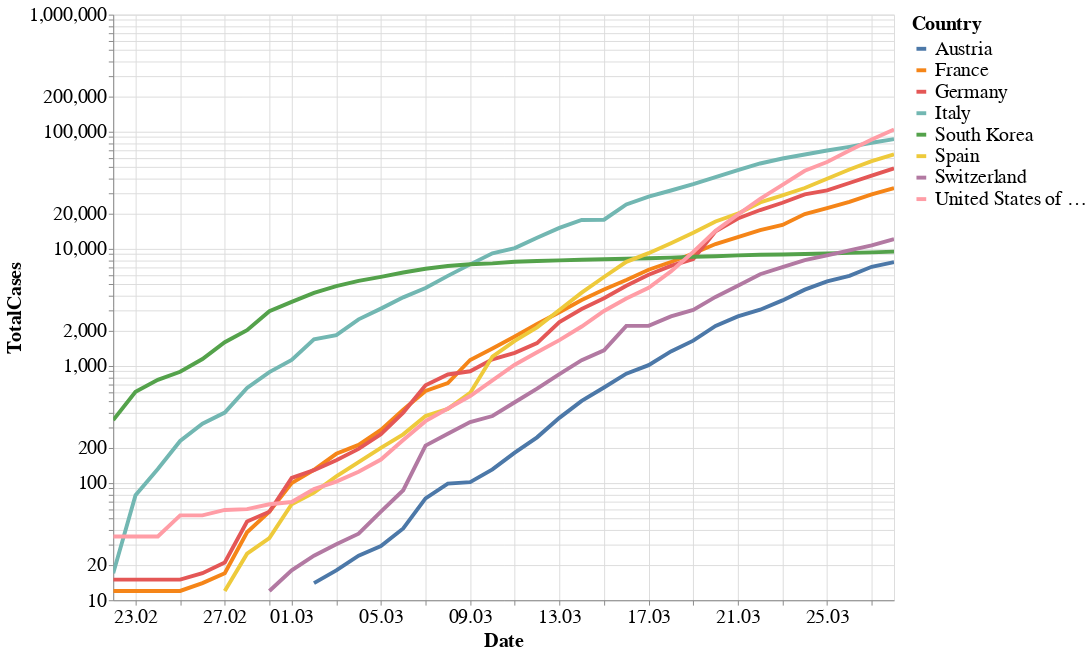

Notebook source saved alongside this figure:
### Markdown cell above
## Number of confirmed cases in selected countries
This plot shows the number of total confirmed cases over time. Note that the y-axis is logarithmic since the progression can be approximated with an exponential function (at least at the beginning of the outbreak). The plot includes selected EU countries and South Korea, which records the largest number of cases worldwide after China.

### Code cell
alt.themes.enable('theme_1')
countries = ['Italy', 'Austria', 'France', 'Spain', 'Germany', 'Switzerland', 'South Korea', 'United States of America']
from altair import datum

alt.Chart(df[(df.Country.isin(countries)) & (df.dateRep > '2020-02-21')]).mark_line().encode(
    alt.Y('TotalCases', scale=alt.Scale(type='log')),
    alt.X('dateRep:T', axis = alt.Axis(title = 'Date', format = ("%d.%m"))),
    color='Country',
    tooltip=['Country', 'dateRep', 'TotalCases']
).properties(
    height=600,
    width=800
).transform_filter(
    (datum.TotalCases > 10)
).interactive()

### Figure 1 — Vega-Lite specification as saved in the notebook (floating-point values rounded to 4 significant figures; data arrays with more than 128 entries replaced by an {"elided": "..."} marker saying what was removed)
{"width": 800, "height": 600, "config": {"line": {"strokeWidth": 4}, "style": {"bar": {"size": 20}}, "legend": {"symbolSize": 100, "titleFontSize": 20, "labelFontSize": 20}, "axis": {"titleFontSize": 20, "labelFontSize": 20}}, "data": {"name": "data-92bbde4a15c9c4de0a5527f70c59e0e5"}, "mark": "line", "encoding": {"color": {"type": "nominal", "field": "Country"}, "tooltip": [{"type": "nominal", "field": "Country"}, {"type": "temporal", "field": "dateRep"}, {"type": "quantitative", "field": "TotalCases"}], "x": {"type": "temporal", "axis": {"format": "%d.%m", "title": "Date"}, "field": "dateRep"}, "y": {"type": "quantitative", "field": "TotalCases", "scale": {"type": "log"}}}, "selection": {"selector011": {"type": "interval", "bind": "scales", "encodings": ["x", "y"]}}, "transform": [{"filter": "(datum.TotalCases > 10)"}], "$schema": "https://vega.github.io/schema/vega-lite/v4.0.2.json", "datasets": {"data-92bbde4a15c9c4de0a5527f70c59e0e5": {"elided": "288 records"}}}
